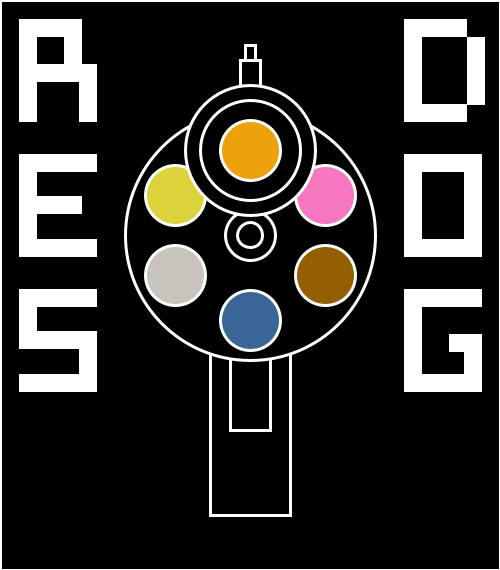
Frame 1 (no input)
Frame 60 (the mouse pressed at the canvas centre just before this capture): identical to frame 1, image omitted
Frame 120 (the mouse held since frame 60 and released just before this capture): identical to frame 1, image omitted

The Processing sketch that drew this single still picture (run headless with seeded random() and noise(); from frame 60 on, the mouse is pressed at the canvas centre):

// Processing sketch: processing_158961
// ── processing_158961.pde

void setup() {
  size(500,570);
}

void draw() {
  
strokeWeight(3);
stroke(255,255,255,255);

fill(0,0,0,255);

rectMode(CENTER);
rect(250,285,500,570);
rect(250,70,10,50); //sights small
rect(250,80,20,40); //sights
rect(250,390,80,250); //handle
rect(250,380,40,100); //trigger




ellipse(250,235,250,250); //outer chamber circle
//ellipse(250,235,175,175); //chamber ref
ellipse(250,235,50,50); //pivot
ellipse(250,235,25,25); //small pivot

fill(58,102,151,255); //blue
ellipse(250,320,60,60); //bottom bullet
fill(220,210,60,255); //yellow
ellipse(175,195,60,60); //top left bullet
fill(245,119,192,255); //pink
ellipse(325,195,60,60); //top right bullet
fill(199,196,189,255); //white
ellipse(175,275,60,60); //bottom left bullet
fill(148,95,1); //brown
ellipse(325,275,60,60); //bottom right bullet

fill(0,0,0,255);
ellipse(250,150,130,130); //outer barrel
ellipse(250,150,100,100); //inner barrel
fill(237,161,13,255); //orange
ellipse(250,150,60,60); //top bullet

//RES

fill(255,255,255,255);
rectMode(CORNER);
rect(20,20,15,100);
rect(20,20,60,15);
rect(65,20,15,45);
rect(20,65,75,15);
rect(80,65,15,55);

rect(20,155,75,15);
rect(20,155,15,100);
rect(20,197.5,60,15);
rect(20,240,75,15);

rect(20,290,75,15);
rect(20,290,15,50);
rect(20,332.5,75,15);
rect(80,332.5,15,50);
rect(20,375,75,15);

//DOG
rect(405,20,60,15);
rect(405,20,15,100);
rect(405,105,60,15);
rect(468,38,15,65);

rect(405,155,75,15);
rect(405,155,15,100);
rect(465,155,15,100);
rect(405,240,75,15);

rect(405,290,75,15);
rect(405,290,15,100);
rect(405,375,75,15);
rect(465,335,15,50);
rect(450,335,15,15);

}
